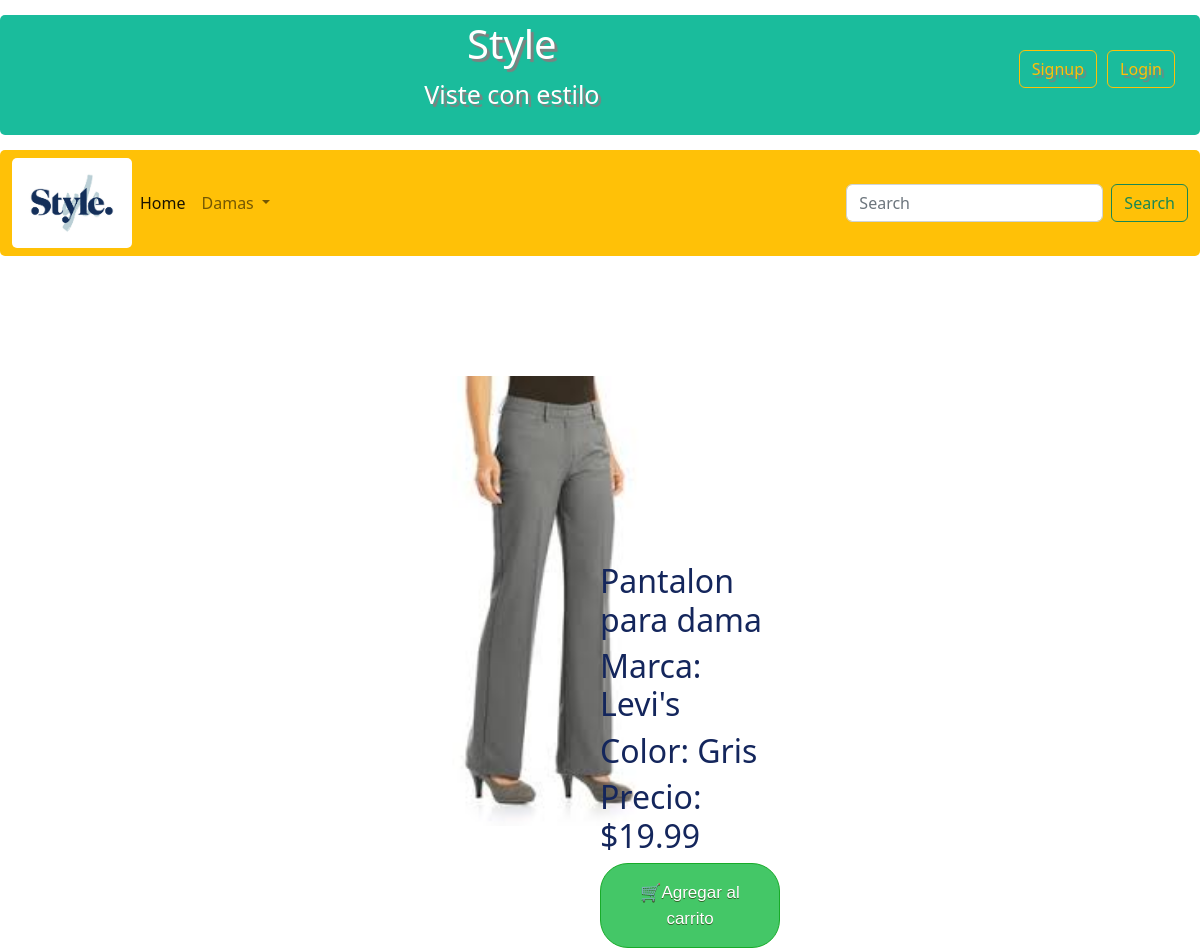
Page /db/ on the committed database.
### store/models.py (models this page shows, shortened)
class productos(models.Model):
    marca = models.CharField(max_length=200)
    color = models.CharField(max_length=200)
    descripcion = models.CharField(max_length=200)
    precio = models.IntegerField()

### store/views.py (the view)
# urls.py: path('db/', views.producto, name='db'),
def producto(request):
    t = productos.objects.filter(id="1")
    return render(request, 'db-temp/pant-gris.html', {
        't': t
    })

### store/templates/db-temp/pant-gris.html (shortened to what this page needs)
{% load static %}
<!DOCTYPE html>
<html lang="en">
<head>
    <link rel="stylesheet" href= '{% static "css/estilo1.css"%}'/>
    <link rel="stylesheet" href= '{% static "css/bootstrap.min.css"%}'/>
</head>
<body>
    <div class="header" >
      <div>
        <a type="button" href="{% url 'login' %}" class="btn btn-outline-warning" style="float:right; margin:30px 20px 0px 0px ";>Login</a>
        <a type="button" href="{% url 'signup' %}" class="btn btn-outline-warning" style="float:right;  margin:30px 10px 0px 0px ";>Signup</a>
      </div>
      <div id="brand">
        <h1 id=Style>Style</h1>
        <p>Viste con estilo</p>
      </div>
    </div>
    <nav class="navbar navbar-expand-lg bg-warning">
        <div class="container-fluid">
            <img src= '{% static "Carrusel y logo/logo.jpg"%}' alt="Bootstrap" width="120" height="90">
          <div class="collapse navbar-collapse" id="navbarSupportedContent">
            <ul class="navbar-nav me-auto mb-2 mb-lg-0">
              <li class="nav-item">
                <a class="nav-link active" aria-current="page" href="{% url 'home' %}">Home</a>
              </li>
              <li class="nav-item dropdown">
                <a class="nav-link dropdown-toggle" href="#" role="button" data-bs-toggle="dropdown" aria-expanded="false">
                  Damas
                </a>
              </li>
            </ul>
            <form class="d-flex" role="search">
              <input class="form-control me-2" type="search" placeholder="Search" aria-label="Search">
              <button class="btn btn-outline-success" type="submit">Search</button>
            </form>
          </div>
        </div>
      </nav>
    <div style="display:inline; margin-left:-20px;">
      <img src= '{% static "Damas/Panatalones-Dama/pantalondama12.jpg"%}' alt="galeriacamisas"  width="300px" height="auto" style="margin: 10% 0px 0px 35%; position:relative;">
      {% for x in t %}
      <div  style="float:right; color:#14265c; padding: 20% 35% 0% 10%; margin: -42% 0% 0% 40%; position:absolute">
          <h2>{{x.descripcion}}</h2>
          <h2>Marca: {{x.marca}}</h2>
          <h2>Color: {{x.color}}</h2>
          <h2>Precio: ${{x.precio}}</h2>
          <button class="myButton">🛒Agregar al carrito</button>
      </div>
      {% endfor %}
    </div>

### store/static/css/estilo1.css (style rules this page uses)
* { border-radius: 5px; }
.header { padding: 5px; text-align: center; text-shadow: 3px 3px 1px gray; background: #1abc9c; color: white; font-size: 25px; margin-bottom: 15px; margin-top : 15px; }
#brand { display:inline-block; animation-name: text; animation-duration: 4s; animation-iteration-count: 3; animation-delay: 4s; animation-direction: alternate; }
.myButton { background-color:#44c767; border-radius:28px; border:1px solid #18ab29; display:inline-block; cursor:pointer; color:#ffffff; font-family:Arial; font-size:17px; padding:16px 31px; text-decoration:none; text-shadow:0px 1px 0px #2f6627; }

### rows in the picture
productos: descripcion "Pantalon para dama", marca "Levi's", color "Gris", precio "19.99"
